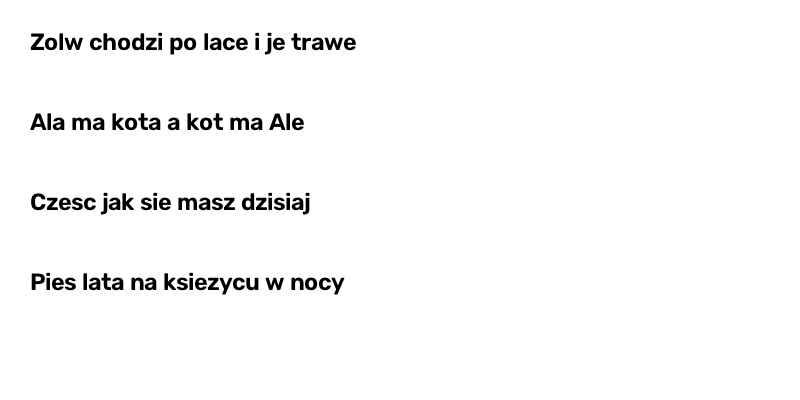
#> input picture benchmarks/smoke-v1/test_document.png, 800 x 400 px
$ python -i body_line_geometry.py   (imports and definitions only)
#> lines starting #> are read from the running program, lines starting #| are printed output that depends on the picture; after the words box and inside, x2 and y2 are one past the last pixel; in counts of white or black regions, pixels touching at a corner belong together
#> further down, picture is the input picture: PIL image 800x400 RGB; min 0, max 255, mean 248.6
"""Experimental image-only component grouping for single-column paragraph crops."""
from statistics import median


def detect_lines(image, *, follow_lines=False):
    """Return proposed boxes without accepting reference text, counts or line IDs."""
#> called with follow_lines = False
    import cv2
    import numpy as np

    gray = np.asarray(image.convert('L'))
    height, width = gray.shape
#> height = 400; width = 800
    binary = cv2.threshold(gray, 0, 255, cv2.THRESH_BINARY_INV + cv2.THRESH_OTSU)[1]
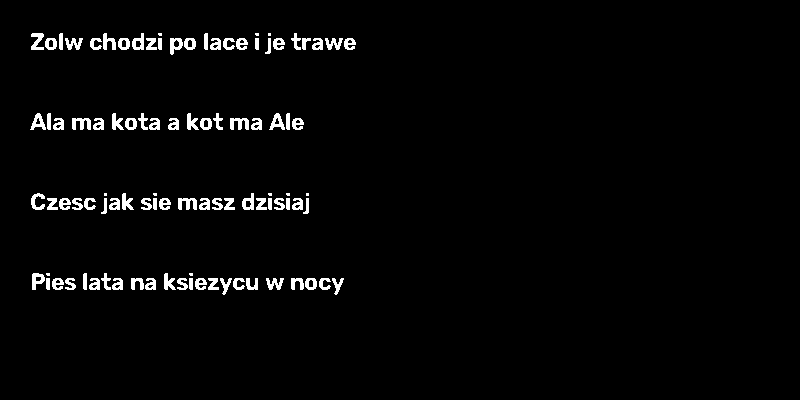
#> binary: shape (400, 800); 2.6% white; 97 white regions (10 under 20 px), largest, box (x1, y1, x2, y2) and area: (72, 118, 91, 130) 155, (230, 118, 249, 130) 155, (178, 198, 197, 210) 155
    _, labels, stats, _ = cv2.connectedComponentsWithStats(binary, connectivity=8)
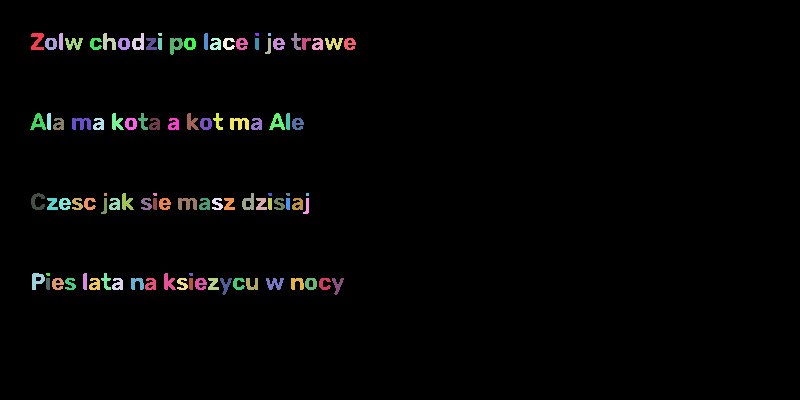
#> labels: shape (400, 800) int32; 98 distinct labels, from 0 to 97; one colour per label, 0 black
#> stats = 98 rows, first 6: [0, 0, 800, 400, 311768], [31, 33, 13, 17, 137], [59, 33, 4, 17, 66], [103, 33, 13, 17, 125], [132, 33, 12, 17, 124], [158, 33, 4, 3, 11]
    components = [tuple(map(int, s)) for s in stats[1:]]
#> components = 97 items, first 6: (31, 33, 13, 17, 137), (59, 33, 4, 17, 66), (103, 33, 13, 17, 125), (132, 33, 12, 17, 124), (158, 33, 4, 3, 11), (204, 33, 4, 17, 66)
    candidates = [h for x, y, w, h, area in components
                  if 8 <= h <= height * .45 and 2 <= w <= width * .08 and area >= 16]
#> candidates = 87 values, max 17 at index 0, min 12 at index 6, mean 13.52
    if not candidates:
        return {'boxes': [], 'foreign_ink_fraction': [], 'character_height': None, 'rejected_edge_groups': 0}
    ch = float(np.percentile(candidates, 65))
#> ch = 12
    anchors = [c for c in components if .5 * ch <= c[3] <= 1.8 * ch
               and c[4] >= .035 * ch * ch and c[2] <= width * .35]
#> anchors = 87 items, first 6: (31, 33, 13, 17, 137), (59, 33, 4, 17, 66), (103, 33, 13, 17, 125), (132, 33, 12, 17, 124), (204, 33, 4, 17, 66), (291, 33, 10, 17, 80)
    groups = []
    for c in sorted(anchors, key=lambda c: (c[0], c[1])):
        cy = c[1] + c[3] / 2
        cx = c[0] + c[2] / 2
        choices = []
        for i, group in enumerate(groups):
            xs = [p[0] + p[2] / 2 for p in group['parts']]
            if len(xs) >= 4 and max(xs) - min(xs) >= 3 * ch:
                slope, _ = np.polyfit(xs, group['centers'], 1)
                predicted = float(np.clip(slope, -.2, .2)) * (cx - median(xs)) + median(group['centers'])
            else:
                predicted = median(group['centers'])
            choices.append((abs(cy - predicted), i))
        if choices and min(choices)[0] <= .65 * ch:
            group = groups[min(choices)[1]]
            group['parts'].append(c)
            group['centers'].append(cy)
        else:
            groups.append({'parts': [c], 'centers': [cy]})
#> this loop made 87 passes
#> (c, cy, cx) on passes 5 to 8: ((45, 38, 12, 12, 99), 44, 51), ((46, 278, 4, 12, 47), 284, 48), ((47, 113, 4, 17, 66), 121.5, 49), ((47, 198, 11, 12, 90), 204, 52.5)
#> (c, cy, cx) on passes 1, 2, 3, 4, 9, 10: ((30, 113, 16, 17, 133), 121.5, 38), ((31, 33, 13, 17, 137), 41.5, 37.5), ((31, 193, 14, 17, 126), 201.5, 38), ((32, 273, 13, 17, 131), 281.5, 38.5), ((52, 278, 12, 12, 97), 284, 58), ((53, 118, 11, 12, 94), 124, 58.5)
#> after the loop, groups = 4 items

    def bounds(parts):
        return [min(c[0] for c in parts), min(c[1] for c in parts),
                max(c[0] + c[2] for c in parts), max(c[1] + c[3] for c in parts)]

    kept, rejected = [], 0
    for group in groups:
        parts = group['parts']
        box = bounds(parts)
        if len(parts) < 2 or box[2] - box[0] < 1.5 * ch:
            continue
        touches = sum(c[1] <= 1 or c[1] + c[3] >= height - 1 for c in parts)
        if touches / len(parts) >= .5:
            rejected += 1
            continue
        kept.append({'parts': parts[:], 'anchor_box': box})
#> this loop made 4 passes
#> box on passes 1 to 4: [30, 113, 304, 130], [31, 33, 356, 55], [31, 193, 309, 214], [32, 273, 344, 295]
#> after the loop, kept = 4 items; rejected = 0
    for group in kept:
        xs = [p[0] + p[2] / 2 for p in group['parts']]
        ys = [p[1] + p[3] / 2 for p in group['parts']]
        slope = float(np.clip(np.polyfit(xs, ys, 1)[0], -.2, .2)) if len(set(xs)) > 1 else 0.0
        group['fit'] = (slope, float(median([y - slope * x for x, y in zip(xs, ys)])))
#> this loop made 4 passes
#> slope on passes 1 to 4: 0.000391, 0.00432, 0.00259, 0.00684
    anchor_set = set(anchors)
#> anchor_set = 87 items
    for c in components:
        x, y, w, h, area = c
        if c in anchor_set or area < max(2, .0015 * ch * ch) or h > .65 * ch:
            continue
        if y <= 0 or y + h >= height:
            continue
        choices = []
        for i, group in enumerate(kept):
            a, b, d, e = group['anchor_box']
            margin = .8 * ch if follow_lines else .25 * ch
            if x + w < a - margin or x > d + margin:
                continue
            if follow_lines:
                slope, intercept = group['fit']
                center = slope * (x + w / 2) + intercept
                b, e = center - ch / 2, center + ch / 2
            gap = max(b - (y + h), y - e, 0)
            limit = .2 * ch if y >= e else .55 * ch
            if gap <= limit:
                distance = abs(y + h / 2 - (b + e) / 2)
                choices.append((gap, distance, i))
        if choices:
            kept[min(choices)[2]]['parts'].append(c)
#> this loop made 97 passes
#> (x, y, w, h, area) on passes 1, 2, 3, 4, 6, 9, 10, 11, 12, 13, 14, 15: (31, 33, 13, 17, 137), (59, 33, 4, 17, 66), (103, 33, 13, 17, 125), (132, 33, 12, 17, 124), (204, 33, 4, 17, 66), (291, 33, 10, 17, 80), (45, 38, 12, 12, 99), (65, 38, 18, 12, 125), (90, 38, 12, 12, 85), (118, 38, 12, 12, 99), (146, 38, 11, 12, 90), (158, 38, 4, 12, 47)
    padding = max(2, round(.1 * ch))
#> padding = 2
    proposals = []
    component_labels = {c: i + 1 for i, c in enumerate(components)}
#> component_labels = 97 items
    for group in kept:
        x1, y1, x2, y2 = bounds(group['parts'])
        box = [max(0, x1 - padding), max(0, y1 - padding),
               min(width, x2 + padding), min(height, y2 + padding)]
        a, b, d, e = box
        roi = labels[b:e, a:d]
        ink = int(np.count_nonzero(roi))
        own = int(np.count_nonzero(np.isin(roi, [component_labels[c] for c in group['parts']])))
        proposals.append((box, (ink - own) / ink if ink else 1.0, group))
#> this loop made 4 passes
#> (x1, y1, x2, y2, a, b, d, e) on passes 1 to 4: (30, 113, 304, 130, 28, 111, 306, 132), (31, 33, 356, 55, 29, 31, 358, 57), (31, 193, 309, 214, 29, 191, 311, 216), (32, 273, 344, 295, 30, 271, 346, 297)
#> pass 1, in detect_lines, `roi = labels[b:e, a:d]`:
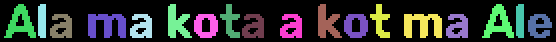
#> roi: shape (21, 278) int32 (shown 2 times larger); 19 distinct labels, from 0 to 45; one colour per label, 0 black
#> pass 2, in detect_lines, `roi = labels[b:e, a:d]`:
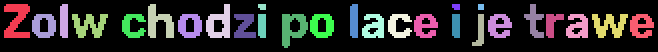
#> roi: shape (26, 329) int32 (shown 2 times larger); 28 distinct labels, from 0 to 27; one colour per label, 0 black
#> pass 3, in detect_lines, `roi = labels[b:e, a:d]`:
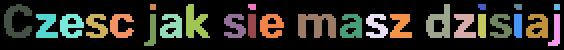
#> roi: shape (25, 282) int32 (shown 2 times larger); 28 distinct labels, from 0 to 72; one colour per label, 0 black
#> after the loop:
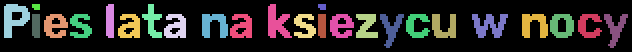
#> roi: shape (26, 316) int32 (shown 2 times larger); 26 distinct labels, from 0 to 97; one colour per label, 0 black
#> after the loop, proposals = 4 items
    proposals.sort(key=lambda p: ((p[0][1] + p[0][3]) / 2, p[0][0]))
    result = {'boxes': [p[0] for p in proposals], 'foreign_ink_fraction': [p[1] for p in proposals],
              'character_height': ch, 'rejected_edge_groups': rejected}
#> result = {'boxes': [[29, 31, 358, 57], [28, 111, 306, 132], [29, 191, 311, 216], [30, 271, 346, 297]], 'foreign_ink_fraction': [0, 0, 0, 0], 'character_height': 12, 'rejected_edge_groups': 0}
    if follow_lines:
        bands = []
        for index, (box, _, group) in enumerate(proposals):
            a, b, d, e = box
            xs = np.arange(a, d)
            slope, intercept = group['fit']
            centers = slope * xs + intercept
            top = np.full(d - a, b, dtype=int)
            bottom = np.full(d - a, e, dtype=int)
            if index:
                s, t = proposals[index - 1][2]['fit']
                top = np.maximum(top, np.ceil((centers + s * xs + t) / 2).astype(int))
            if index + 1 < len(proposals):
                s, t = proposals[index + 1][2]['fit']
                bottom = np.minimum(bottom, np.floor((centers + s * xs + t) / 2).astype(int))
            # Never trim an assigned component, including detached accents.
            for x, y, w, h, _ in group['parts']:
                left, right = max(a, x - padding) - a, min(d, x + w + padding) - a
                top[left:right] = np.minimum(top[left:right], max(b, y - padding))
                bottom[left:right] = np.maximum(bottom[left:right], min(e, y + h + padding))
            bands.append({'top': top.clip(b, e).tolist(), 'bottom': bottom.clip(b, e).tolist()})
        result['line_bands'] = bands
    return result


def crop_line_band(image, box, band):
    """Whiten outside a proposed band; preserve source pixels inside it."""
    import numpy as np
    from PIL import Image
    a, b, d, e = box
    top, bottom = np.asarray(band['top']), np.asarray(band['bottom'])
    if top.shape != (d - a,) or bottom.shape != (d - a,) or np.any(top > bottom):
        raise ValueError('Invalid line band')
    pixels = np.array(image.convert('RGB').crop(box))
    ys = np.arange(b, e)[:, None]
    pixels[(ys < top) | (ys >= bottom)] = 255
    return Image.fromarray(pixels)

>>> from PIL import Image
>>> picture = Image.open('../benchmarks/smoke-v1/test_document.png')
>>> result = detect_lines(picture)
